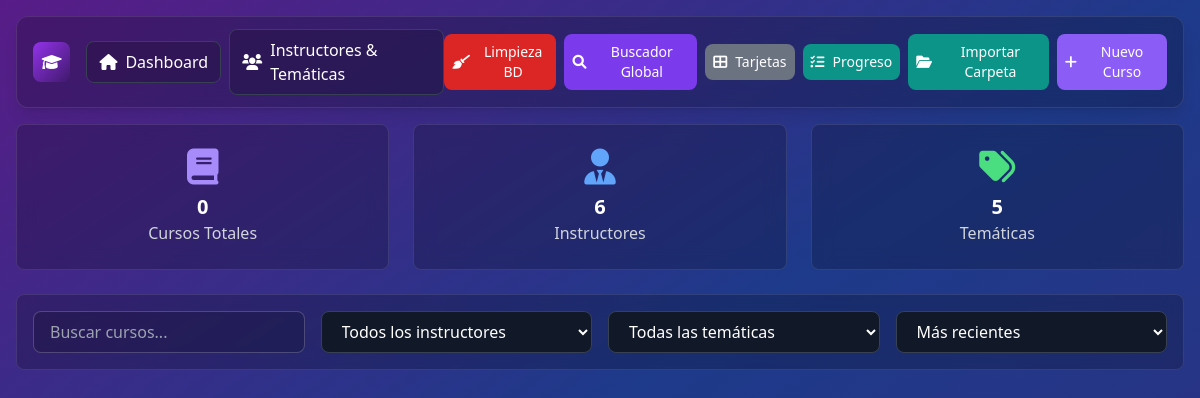
Before: / with the older database file.
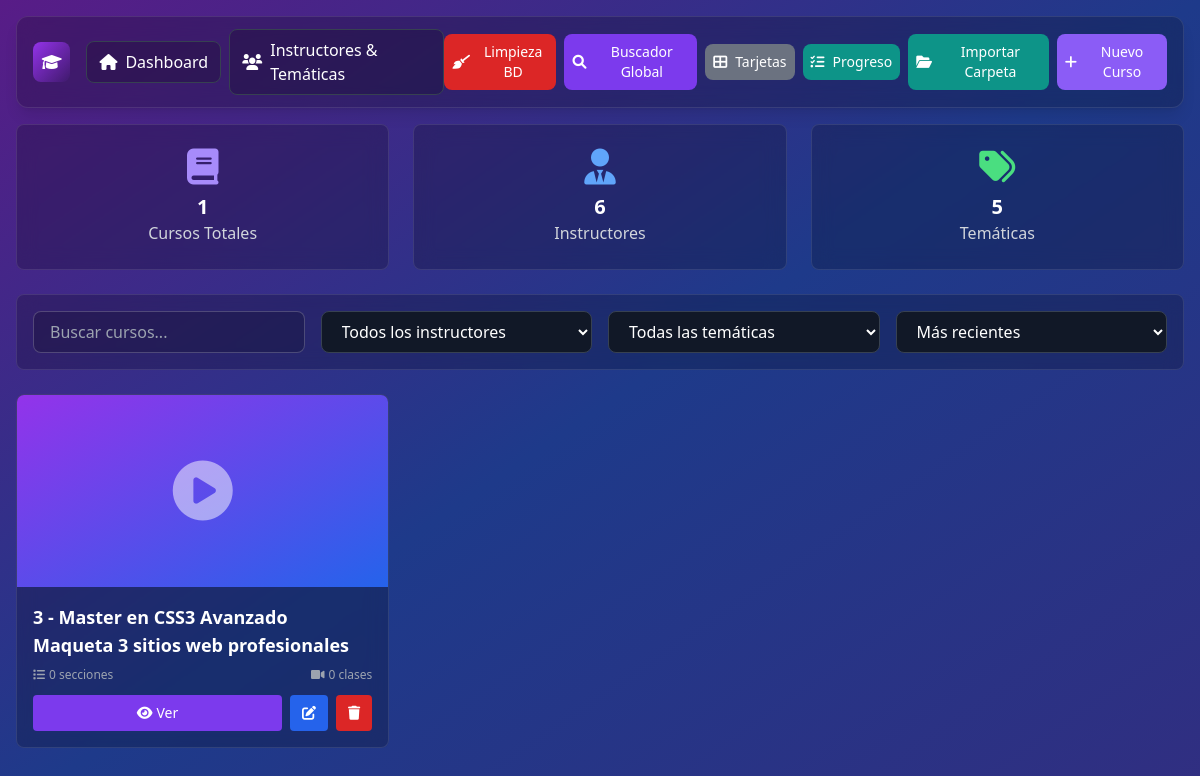
After: the same page with the newer database file.
### tables this page shows
CREATE TABLE cursos (
            id INTEGER PRIMARY KEY AUTOINCREMENT,
            titulo VARCHAR(255) NOT NULL,
            tematica_id INTEGER,
            instructor_id INTEGER,
            comentarios TEXT,
            imagen VARCHAR(255),
            created_at DATETIME DEFAULT CURRENT_TIMESTAMP,
            FOREIGN KEY (tematica_id) REFERENCES tematicas(id) ON DELETE SET NULL,
            FOREIGN KEY (instructor_id) REFERENCES instructores(id) ON DELETE SET NULL
        );

### index.php (the view, shortened to what this page needs)
<?php
$db = getDatabase();
$stmt = $db->query("SELECT COUNT(*) as total FROM cursos");
$totalCursos = $stmt->fetch()['total'];
$stmt = $db->query("SELECT COUNT(*) as total FROM instructores");
$totalInstructores = $stmt->fetch()['total'];
$stmt = $db->query("SELECT COUNT(*) as total FROM tematicas");
$totalTematicas = $stmt->fetch()['total'];
$query = "
    SELECT c.*,
           i.nombre as instructor_nombre,
           t.nombre as tematica_nombre,
           (SELECT COUNT(*) FROM secciones s WHERE s.curso_id = c.id) as total_secciones,
           (SELECT COUNT(*) FROM clases cl
            JOIN secciones s ON cl.seccion_id = s.id
            WHERE s.curso_id = c.id) as total_clases,
           (SELECT SUM(cl.duracion) FROM clases cl
            JOIN secciones s ON cl.seccion_id = s.id
            WHERE s.curso_id = c.id) as duracion_total
    FROM cursos c
    LEFT JOIN instructores i ON c.instructor_id = i.id
    LEFT JOIN tematicas t ON c.tematica_id = t.id
    ORDER BY c.created_at DESC
";
$cursos = $db->query($query)->fetchAll();
?>
<!DOCTYPE html>
<html lang="es" class="dark">
<head>
    <link href="css/tailwind.min.css" rel="stylesheet">
    <link href="https://cdnjs.cloudflare.com/ajax/libs/font-awesome/6.0.0/css/all.min.css" rel="stylesheet">
</head>
<body class="bg-gradient-to-br from-purple-900 via-blue-900 to-indigo-900 min-h-screen">
    <nav class="m-4">
        <div class="glass-dark rounded-xl px-4 py-3 md:px-6 md:py-4 flex items-center justify-between shadow-lg">
            <div class="flex items-center gap-4">
                <div class="w-10 h-10 rounded-lg bg-gradient-to-br from-purple-600 to-indigo-600 flex items-center justify-center ring-1 ring-white/20">
                    <i class="fas fa-graduation-cap text-white"></i>
                </div>
                <div class="hidden md:flex items-center gap-2">
                    <a href="index.php" class="inline-flex items-center gap-2 px-3 py-2 rounded-lg border border-purple-500/40 bg-black/20 text-white hover:bg-black/30">
                        <i class="fas fa-home"></i><span class="hidden sm:inline">Dashboard</span>
                    </a>
                    <a href="instructores-tematicas.php" class="inline-flex items-center gap-2 px-3 py-2 rounded-lg border border-purple-500/40 bg-black/20 text-white hover:bg-black/30">
                        <i class="fas fa-users"></i><span class="hidden sm:inline">Instructores & Temáticas</span>
                    </a>
                </div>
            </div>
            <div class="flex items-center gap-2">
                <button id="cleanupBtn" class="inline-flex items-center gap-2 px-2 sm:px-3 py-2 rounded-lg text-white text-xs sm:text-sm" style="background-color:#dc2626" onmouseover="this.style.backgroundColor='#b91c1c'" onmouseout="this.style.backgroundColor='#dc2626'" title="Limpiar carpetas huérfanas">
                    <i class="fas fa-broom"></i><span class="hidden sm:inline">Limpieza BD</span>
                </button>
                <button onclick="openGlobalSearchModal()" class="inline-flex items-center gap-2 px-2 sm:px-3 py-2 rounded-lg text-white text-xs sm:text-sm" style="background-color:#7c3aed" onmouseover="this.style.backgroundColor='#6d28d9'" onmouseout="this.style.backgroundColor='#7c3aed'" title="Buscar en todos los cursos">
                    <i class="fas fa-search"></i><span class="hidden sm:inline">Buscador Global</span>
                </button>
                <button id="toggleViewBtn" class="inline-flex items-center gap-2 px-2 sm:px-3 py-2 rounded-lg text-white text-xs sm:text-sm" style="background-color:#6b7280" onmouseover="this.style.backgroundColor='#52525b'" onmouseout="this.style.backgroundColor='#6b7280'" title="Cambiar vista">
                    <i class="fas fa-th-large" id="toggleViewIcon"></i><span class="hidden sm:inline" id="toggleViewText">Tarjetas</span>
                </button>
                <button id="queueProgressBtn" onclick="openQueueProgressModal()" class="relative inline-flex items-center gap-2 px-2 sm:px-3 py-2 rounded-lg text-white text-xs sm:text-sm" style="background-color:#0d9488" onmouseover="this.style.backgroundColor='#0f766e'" onmouseout="this.style.backgroundColor='#0d9488'" title="Progreso de importaciones">
                    <i class="fas fa-tasks"></i><span class="hidden sm:inline">Progreso</span>
                </button>
                <button id="importFolderBtn" onclick="openFolderPicker()" class="inline-flex items-center gap-2 px-2 sm:px-3 py-2 rounded-lg text-white text-xs sm:text-sm" style="background-color:#0d9488" onmouseover="this.style.backgroundColor='#0f766e'" onmouseout="this.style.backgroundColor='#0d9488'" title="Importar carpeta(s)">
                    <i class="fas fa-folder-open"></i><span class="hidden sm:inline">Importar Carpeta</span>
                </button>
                <button onclick="openCreateCourseModal()" class="inline-flex items-center gap-2 px-2 sm:px-3 py-2 rounded-lg text-white text-xs sm:text-sm" style="background-color:#8b5cf6" onmouseover="this.style.backgroundColor='#7c3aed'" onmouseout="this.style.backgroundColor='#8b5cf6'">
                    <i class="fas fa-plus"></i><span class="hidden sm:inline">Nuevo Curso</span>
                </button>
            </div>
        </div>
    </nav>
    <div class="grid grid-cols-1 md:grid-cols-3 gap-6 mx-4 mb-6">
        <div class="glass-dark rounded-lg p-6 text-center">
            <i class="fas fa-book text-4xl text-purple-400 mb-2"></i>
            <h3 class="text-xl font-semibold text-white"><?php echo $totalCursos; ?></h3>
            <p class="text-gray-300">Cursos Totales</p>
        </div>
        <div class="glass-dark rounded-lg p-6 text-center">
            <i class="fas fa-user-tie text-4xl text-blue-400 mb-2"></i>
            <h3 class="text-xl font-semibold text-white"><?php echo $totalInstructores; ?></h3>
            <p class="text-gray-300">Instructores</p>
        </div>
        <div class="glass-dark rounded-lg p-6 text-center">
            <i class="fas fa-tags text-4xl text-green-400 mb-2"></i>
            <h3 class="text-xl font-semibold text-white"><?php echo $totalTematicas; ?></h3>
            <p class="text-gray-300">Temáticas</p>
        </div>
    </div>
    <div class="glass-dark rounded-lg mx-4 mb-6 p-4">
        <div class="grid grid-cols-1 md:grid-cols-4 gap-4">
            <div>
                <input type="text" id="searchInput" placeholder="Buscar cursos..."
                       class="w-full bg-black/20 border border-white/20 rounded-lg px-4 py-2 text-white placeholder-gray-400 focus:border-purple-500 focus:outline-none">
            </div>
            <div>
                <select id="instructorFilter" class="w-full bg-gray-900 border border-gray-700 rounded-lg px-4 py-2 text-white focus:border-purple-500 focus:outline-none">
                    <option value="">Todos los instructores</option>
                </select>
            </div>
            <div>
                <select id="tematicaFilter" class="w-full bg-gray-900 border border-gray-700 rounded-lg px-4 py-2 text-white focus:border-purple-500 focus:outline-none">
                    <option value="">Todas las temáticas</option>
                </select>
            </div>
            <div>
                <select id="sortBy" class="w-full bg-gray-900 border border-gray-700 rounded-lg px-4 py-2 text-white focus:border-purple-500 focus:outline-none">
                    <option value="created_at">Más recientes</option>
                </select>
            </div>
        </div>
    </div>
    <div id="coursesGrid" class="grid grid-cols-1 md:grid-cols-2 lg:grid-cols-3 xl:grid-cols-4 gap-6 mx-4 mb-8">
        <?php foreach ($cursos as $curso): ?>
            <div class="course-card glass-dark rounded-lg overflow-hidden hover:scale-105 transition-transform duration-300"
                 data-titulo="<?php echo strtolower($curso['titulo']); ?>"
                 data-instructor="<?php echo $curso['instructor_id']; ?>"
                 data-tematica="<?php echo $curso['tematica_id']; ?>"
                 data-duracion="<?php echo $curso['duracion_total'] ?? 0; ?>">
                <div class="h-48 bg-gradient-to-br from-purple-600 to-blue-600 flex items-center justify-center">
                    <?php if ($curso['imagen']): ?>
                        <img src="uploads/images/<?php echo htmlspecialchars($curso['imagen']); ?>" alt="<?php echo htmlspecialchars($curso['titulo']); ?>" class="w-full h-full object-cover">
                    <?php else: ?>
                        <i class="fas fa-play-circle text-6xl text-white opacity-50"></i>
                    <?php endif; ?>
                </div>
                <div class="p-4">
                    <h3 class="text-lg font-semibold text-white mb-2"><?php echo htmlspecialchars($curso['titulo']); ?></h3>
                    <div class="flex justify-between text-xs text-gray-400 mb-3">
                        <span><i class="fas fa-list mr-1"></i><?php echo $curso['total_secciones']; ?> secciones</span>
                        <span><i class="fas fa-video mr-1"></i><?php echo $curso['total_clases']; ?> clases</span>
                    </div>
                    <div class="flex space-x-2">
                        <a href="curso.php?id=<?php echo $curso['id']; ?>"
                           class="flex-1 bg-purple-600 hover:bg-purple-700 text-white text-center py-2 px-3 rounded text-sm transition-colors">
                            <i class="fas fa-eye mr-1"></i>Ver
                        </a>
                        <button onclick="editCourse(<?php echo $curso['id']; ?>)"
                                class="bg-blue-600 hover:bg-blue-700 text-white py-2 px-3 rounded text-sm transition-colors">
                            <i class="fas fa-edit"></i>
                        </button>
                        <button onclick="deleteCourse(<?php echo $curso['id']; ?>)"
                                class="bg-red-600 hover:bg-red-700 text-white py-2 px-3 rounded text-sm transition-colors">
                            <i class="fas fa-trash"></i>
                        </button>
                    </div>
                </div>
            </div>
        <?php endforeach; ?>
    </div>
</body>
</html>

### index.php (style rules this page uses)
.glass-dark { background: rgba(0, 0, 0, 0.2); backdrop-filter: blur(10px); border: 1px solid rgba(255, 255, 255, 0.1); }

Changed rows visible on the page:
added cursos: titulo "3 - Master en CSS3 Avanzado Maqueta 3 sitios web profesionales", total_secciones "0", total_clases "0"
Other visible differences:
$totalCursos: "0" → "1"
